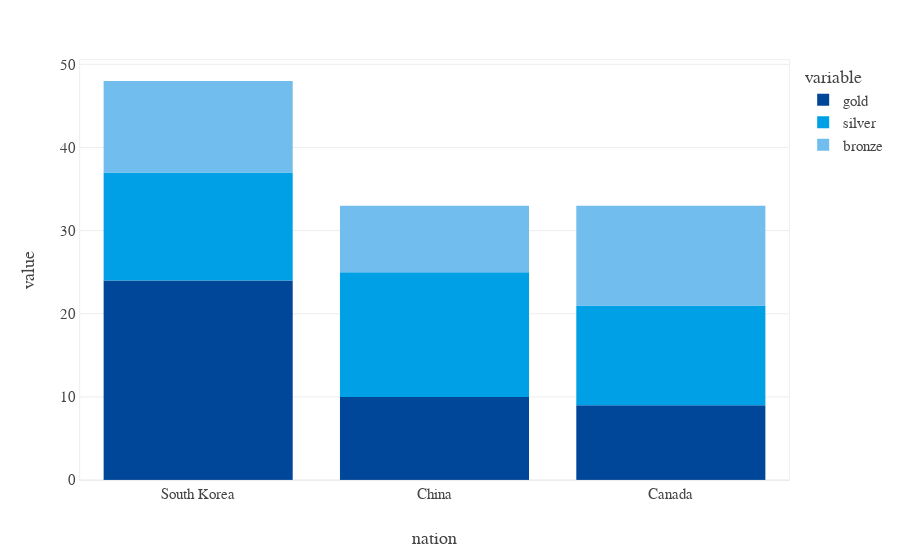

The cell this chart's notebook holds for it:
### Code cell
wide_df = px.data.medals_wide()

fig = px.bar(wide_df, x="nation", y=["gold", "silver", "bronze"], template=bar_chart_template)
fig.show()

### Figure 1 — Plotly figure (JSON) as saved in the notebook; plotly's stock layout.template omitted (floating-point values rounded to 4 significant figures)
{"data": [{"alignmentgroup": "True", "hovertemplate": "variable=gold<br>nation=%{x}<br>value=%{y}<extra></extra>", "legendgroup": "gold", "marker": {"color": "#004699"}, "name": "gold", "offsetgroup": "gold", "orientation": "v", "showlegend": true, "textposition": "auto", "type": "bar", "x": ["South Korea", "China", "Canada"], "xaxis": "x", "y": [24, 10, 9], "yaxis": "y"}, {"alignmentgroup": "True", "hovertemplate": "variable=silver<br>nation=%{x}<br>value=%{y}<extra></extra>", "legendgroup": "silver", "marker": {"color": "#00a0e6"}, "name": "silver", "offsetgroup": "silver", "orientation": "v", "showlegend": true, "textposition": "auto", "type": "bar", "x": ["South Korea", "China", "Canada"], "xaxis": "x", "y": [13, 15, 12], "yaxis": "y"}, {"alignmentgroup": "True", "hovertemplate": "variable=bronze<br>nation=%{x}<br>value=%{y}<extra></extra>", "legendgroup": "bronze", "marker": {"color": "#71BDEE"}, "name": "bronze", "offsetgroup": "bronze", "orientation": "v", "showlegend": true, "textposition": "auto", "type": "bar", "x": ["South Korea", "China", "Canada"], "xaxis": "x", "y": [11, 8, 12], "yaxis": "y"}], "layout": {"autosize": true, "barmode": "relative", "legend": {"title": {"text": "variable"}, "tracegroupgap": 0}, "margin": {"t": 60}, "xaxis": {"anchor": "y", "autorange": true, "domain": [0, 1], "range": [-0.5, 2.5], "title": {"text": "nation"}, "type": "category"}, "yaxis": {"anchor": "x", "autorange": true, "domain": [0, 1], "range": [0, 50.53], "title": {"text": "value"}, "type": "linear"}}}
